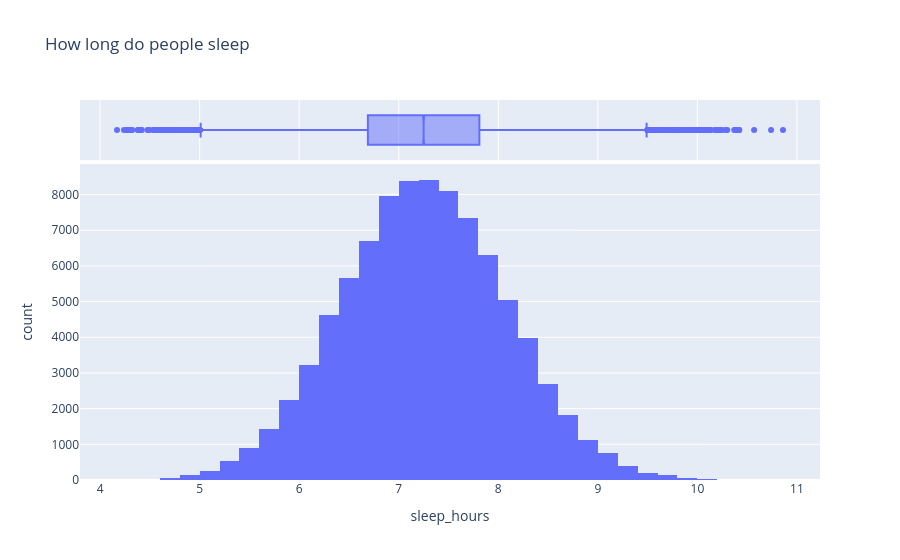

Here is the notebook cell this chart was saved with:
### Markdown cell above
## 1. Distributions: what values are typical? 📊

| Chart | When to use |
|---|---|
| Histogram | shape of one numeric variable |
| Histogram + `marginal` | shape **and** outliers in one figure |
| Overlaid histograms / violins | compare the shape between groups |
| ECDF | "what % of days are below X?" |

### Code cell
# ✍️ live coding

px.histogram(df, x ="sleep_hours", nbins =60, marginal="box",
             title = "How long do people sleep")

### Figure 1 — Plotly figure (JSON) as saved in the notebook; plotly's stock layout.template omitted (floating-point values rounded to 4 significant figures; data arrays with more than 128 entries replaced by an {"elided": "..."} marker saying what was removed)
{"data": [{"bingroup": "x", "hovertemplate": "sleep_hours=%{x}<br>count=%{y}<extra></extra>", "legendgroup": "", "marker": {"color": "#636efa", "pattern": {"shape": ""}}, "name": "", "nbinsx": 60, "orientation": "v", "showlegend": false, "type": "histogram", "x": {"elided": "91250 float values"}, "xaxis": "x", "yaxis": "y"}, {"hovertemplate": "sleep_hours=%{x}<extra></extra>", "legendgroup": "", "marker": {"color": "#636efa"}, "name": "", "notched": true, "showlegend": false, "type": "box", "x": {"elided": "91250 float values"}, "xaxis": "x2", "yaxis": "y2"}], "layout": {"barmode": "relative", "legend": {"tracegroupgap": 0}, "title": {"text": "How long do people sleep"}, "xaxis": {"anchor": "y", "domain": [0, 1], "title": {"text": "sleep_hours"}}, "xaxis2": {"anchor": "y2", "domain": [0, 1], "matches": "x", "showgrid": true, "showticklabels": false}, "yaxis": {"anchor": "x", "domain": [0, 0.8316], "title": {"text": "count"}}, "yaxis2": {"anchor": "x2", "domain": [0.8416, 1], "matches": "y2", "showgrid": false, "showline": false, "showticklabels": false, "ticks": ""}}}
